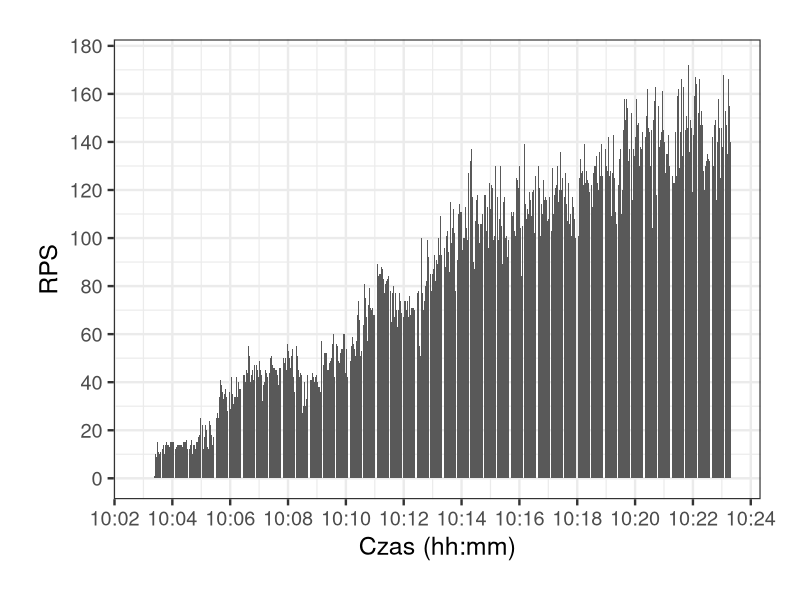

Write the R code that produced this figure.
library("ggplot2")
library("scales")

png(filename="azure-http-rps.png", width=800, height=600)

dat = read.csv("rps.csv")
dat$time = as.POSIXct(dat$time, format = "%Y-%m-%dT%H:%M:%SZ")

ggplot(data=dat, aes(time, rps)) +
geom_bar(stat="identity") +
theme_bw(base_size=18) + theme(plot.margin = unit(c(1,1,1,1), "cm")) +
scale_x_datetime(labels = date_format("%H:%M"), breaks = pretty_breaks(n=10)) +
scale_y_continuous(breaks=pretty_breaks(n=10)) +
labs(x = "Czas (hh:mm)", y = "RPS")
